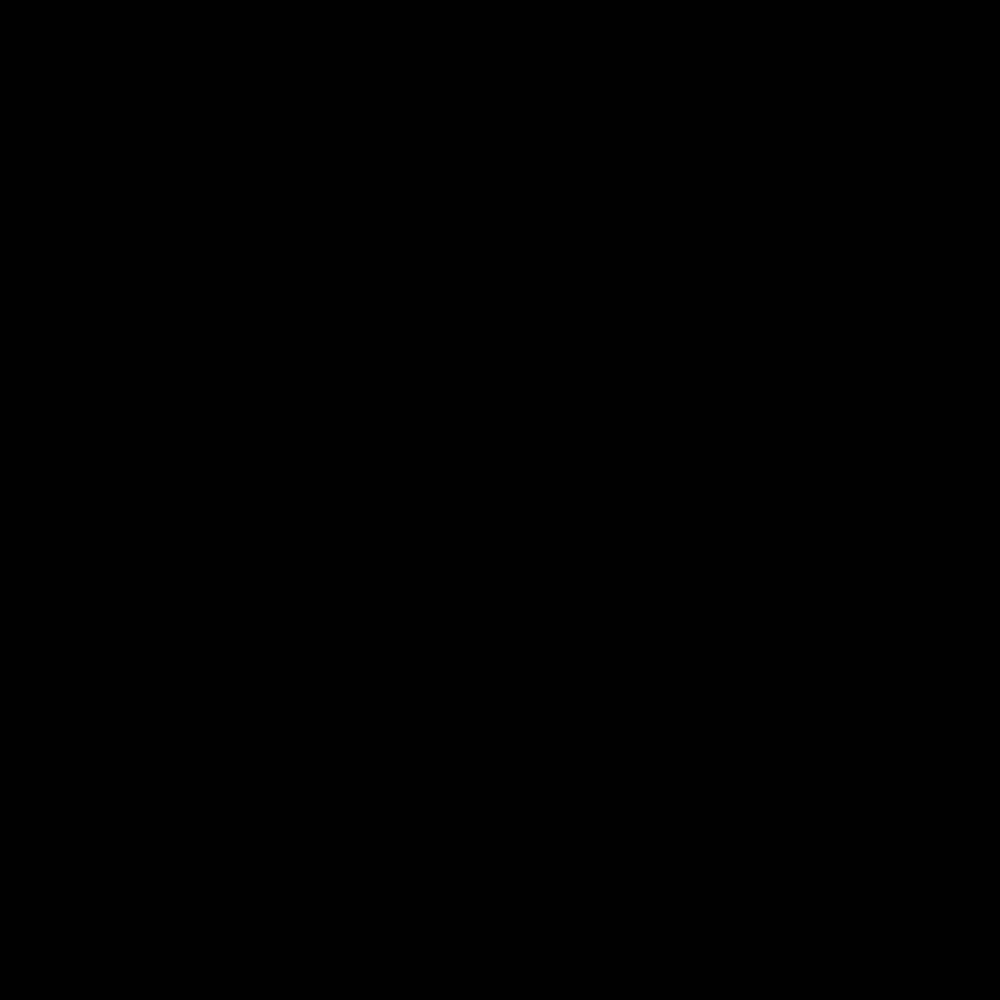
Frame 1 (no input)
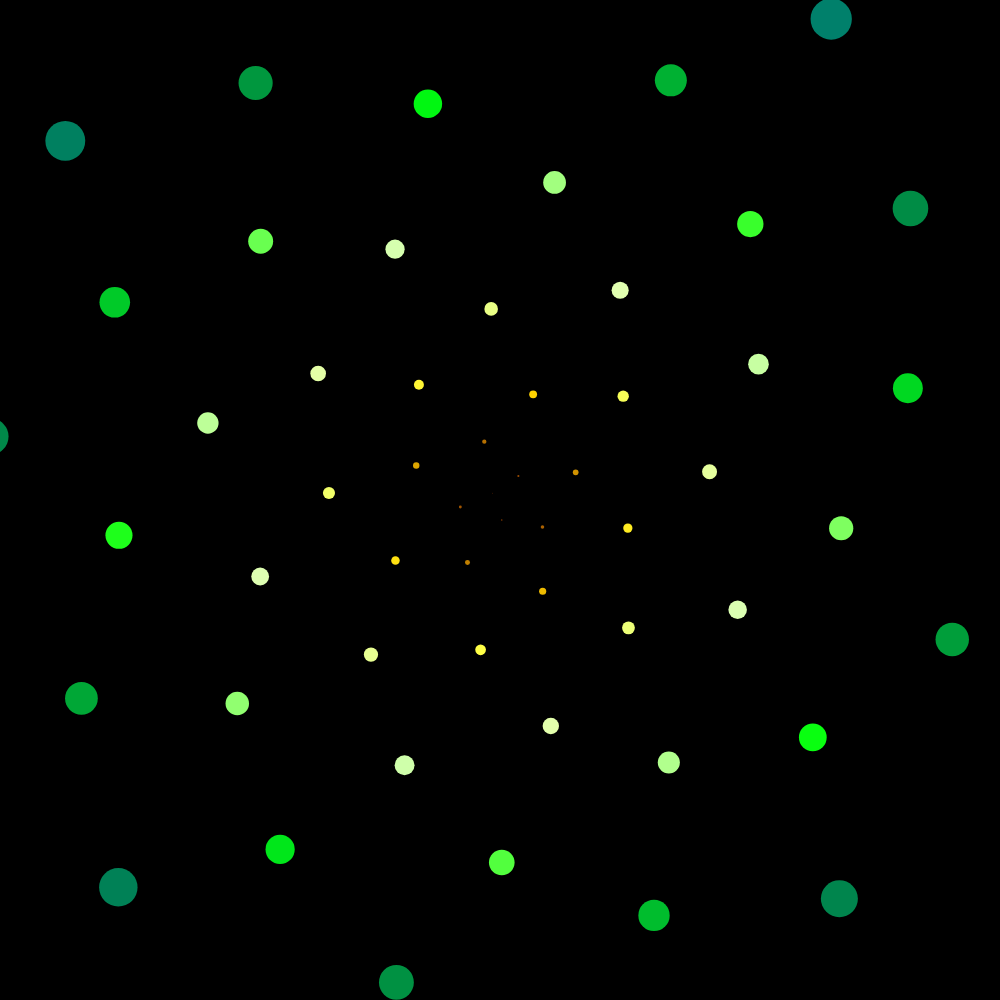
Frame 60 (no input)
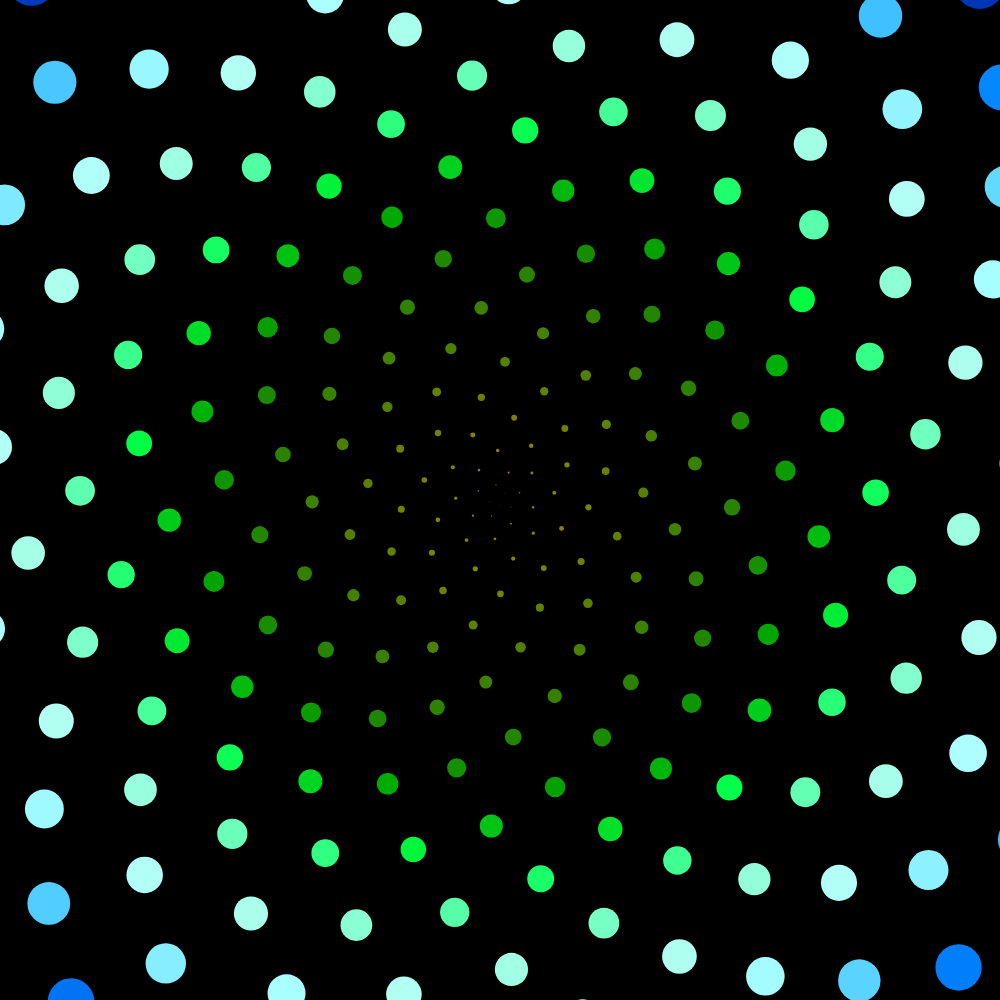
Frame 120 (the mouse pressed at the canvas centre since frame 60)

The p5.js sketch that drew these frames (run headless with seeded random() and noise() and a simulated clock; from frame 60 on, the mouse is pressed at the canvas centre):

// p5.js sketch
// ── sketch.js
// Golden Ratio Spiral with Circles
// Emily Ng
// October 21, 2024
//
// Extra for Experts:
// 1. const size = min(windowWidth, windowHeight) - I learned that I can calculate the shortest
// length of either the width or the height to ensure that the canvas is square.
// 2. ColorMode(HSL, 1) - I learned that for my project, I can HSL to change colors based off of hue,
// saturation, and lightness. Using HSL instead of RGB made the art more colorful. It also provides smooth 
// color transitions. 
// 3. cos() and sin() - I used it to draw the circles/spiral. The angle determines the angle of the rotation and the 
// radius represents how far away it is from the origin of the vector. This makes up something called polar coordinates.
// // 4. const - I used this to define a constant. After I declared it as a constant, it can not be reassigned. I had
// to use this instead of let because if I used let, it would change everytime. 
// 5. FrameCount() - I used this to track the number of frames drawn since the sketch started.I used this to create the animation with a loop.
// 6. TWO_PI - I used this to convert angles from a normalized range (0 to 1) to radians. It essentially helps toz
// 7. PHI - I used this to make the angle increase by the value of the golden ratio after each iteration. 

// calculates the golden ratio
const PHI = (1 + Math.sqrt(5)) / 2;

// calculates the radius so all the circles in the entire shape covers the whole canvas
const shapeRadius = Math.sqrt(0.5); 

function setup() {
  // makes canvas the biggest square possible
  const size = min(windowWidth, windowHeight);
  createCanvas(size, size);
  colorMode(HSL, 1);
  noStroke();
}

function draw() {
  // sets scale of drawing and background to be black
  scale(width, height);
  background(0);

  // loops the animation of the drawing
  const time = fract(frameCount / 1000); 
  const dots = createDots(time); 

  // draws animated dots  
  renderDots(dots); 
}

// Makes a normalized cosine function between 0 and 1 based on the cosine function to create a full cosine wave.
function normCos(value) {
  return cos(value * TWO_PI) * 0.5 + 0.5;
}

// Returns the inverse of the normCos. As normCos(value) goes from 0 to 1, invertnormCos(value) goes from 1 to 0.
function invertnormCos(value) {
  return 1 - normCos(value);
}

function createDots(t) {
  // the number of circles to make 
  const circleNumber = 2000 * invertnormCos(t); 

  // Array to hold each circle 
  const dots = []; 

  // makes multiple circles in a spiral shape
  for (let i = 1; i < circleNumber; i++) {

    // number of circles that appear on either side of drawing
    const fraction = i / circleNumber; 

    // makes it so that there are multiple lines leading to the spirals
    const angle = i * PHI; 

    // Determines the x, y, and distance from the center for the circle
    const distance = fraction * shapeRadius; // calculates the distance from the center for each dot, scaling it by fraction to ensure dots spread out until the shapeRadius as i increases.
    const x = 0.5 + cos(angle * TWO_PI) * distance;
    const y = 0.5 + sin(angle * TWO_PI) * distance; 

    // animates the circles size 
    const signal = pow(normCos(fraction - t * 6), 2); // creates pulsing effect while changing the size of the circles
    const circleRadius = fraction * 0.05; // makes less circles on the inside than outside
      
    // changes the color of the drawing based of the hue, saturation, and light
    const hue = t + fraction * 0.5; 
    const sat = 1;
    const light = 0.6 * signal + 0.25; 

    // stores information for each individual circle 
    const dot = {
      x: x,
      y: y,
      radius: circleRadius,
      color: color(hue, sat, light)
    };

    // puts each individual circle into the circles array
    dots.push(dot); 
  }

  return dots; 
}

// displays and creates animation for each circle in the circles array 
function renderDots(dots) {
  dots.forEach(dot => {
    fill(dot.color);
    circle(dot.x, dot.y, dot.radius);
  })
}
